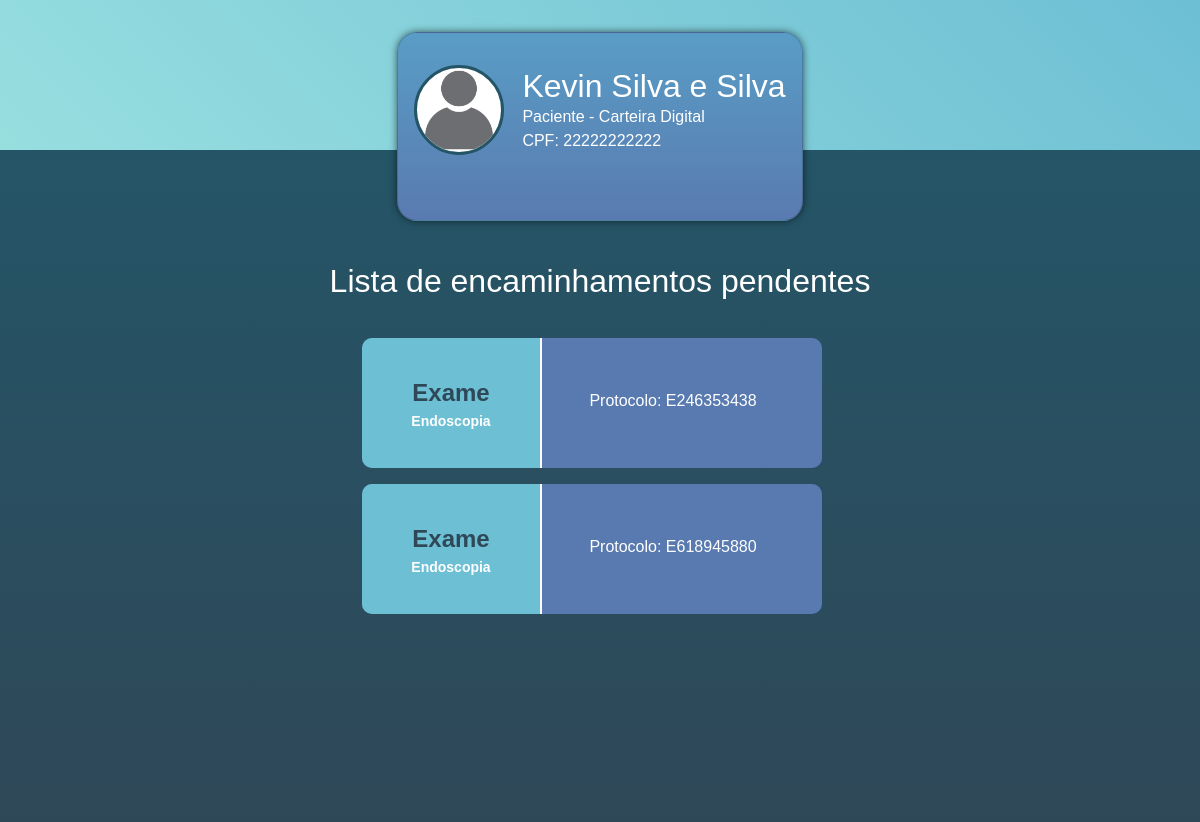
Before: /encaminhamentos (signed in) with the older database file.
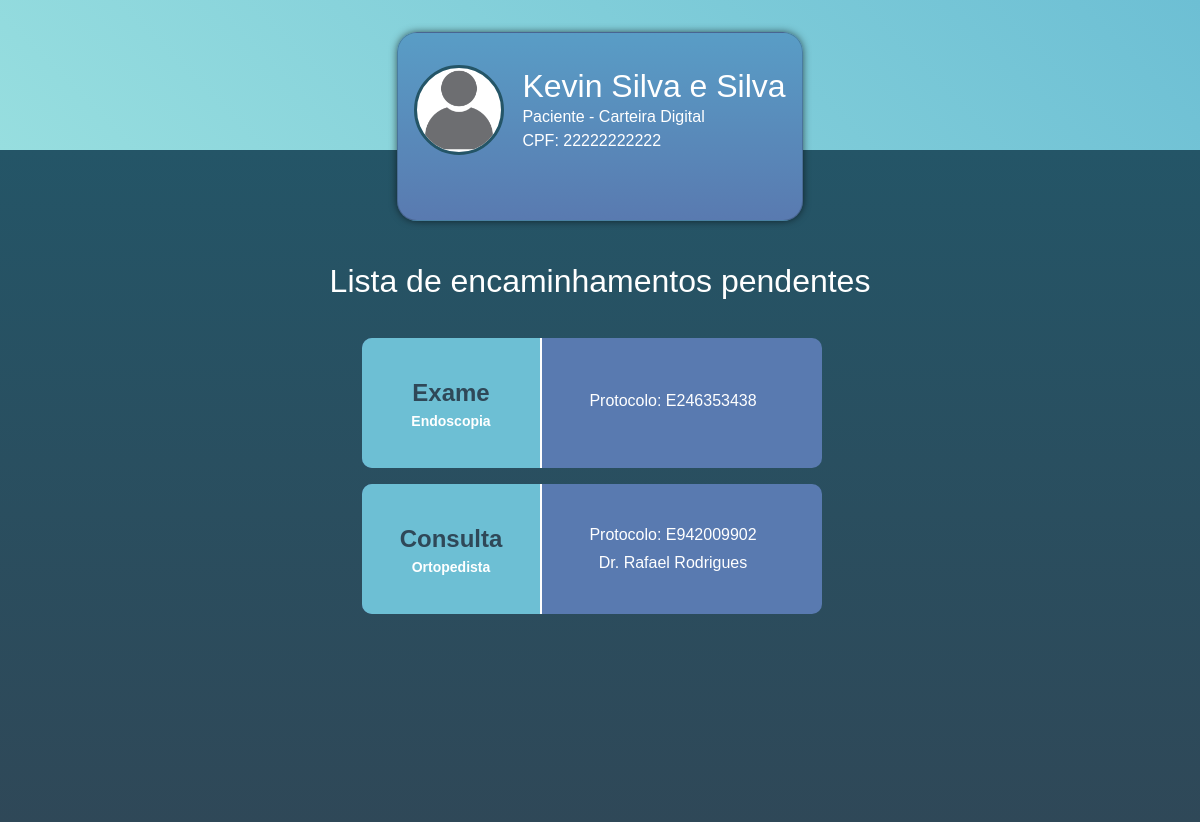
After: the same page with the newer database file.
### main/models.py (models this page shows, shortened)
class DimPaciente(db.Model, UserMixin):
    _tablename_ = 'dim_paciente'
    id_paciente = db.Column(db.Integer, primary_key=True)
    cpf = db.Column(db.String(11), unique=True, nullable=False)
    nome = db.Column(db.String(100), nullable=False)
    data_nascimento = db.Column(db.Date, nullable=True)
    telefone = db.Column(db.String(20), nullable=True)
    email = db.Column(db.String(100), nullable=True)
    senha = db.Column(db.String(255), nullable=True)
    access_key = db.Column(db.String(255), nullable=True)
    role = db.Column(db.String(10), default='paciente')

class DimEncaminhamento(db.Model):
    _tablename_ = 'dim_encaminhamento'
    id_encaminhamento = db.Column(db.Integer, primary_key=True)
    fk_id_tipo_encaminhamento = db.Column(db.String, db.ForeignKey('dim_tipo_encaminhamento.id_tipo_encaminhamento'), nullable=False)
    fk_id_paciente = db.Column(db.Integer, db.ForeignKey('dim_paciente.id_paciente'), nullable=False)
    fk_id_medico = db.Column(db.Integer, db.ForeignKey('dim_medico.id_medico'), nullable=True)
    fk_id_exame = db.Column(db.Integer, db.ForeignKey('dim_tipo_exame.id_exame'), nullable=True)
    protocolo_encaminhamento = db.Column(db.String, nullable=True)
    protocolo_agendamento = db.Column(db.String, nullable=True)
    paciente = db.relationship('DimPaciente', backref=db.backref('encaminhamentos', lazy=True))
    medico = db.relationship('DimMedico', backref=db.backref('encaminhamentos', lazy=True))
    exame = db.relationship('DimTipoExame', backref=db.backref('encaminhamentos', lazy=True))
    tipo = db.relationship('DimTipoEncaminhamento', backref=db.backref('tipo', lazy=True))

class DimTipoEncaminhamento(db.Model):
    _tablename_ = 'dim_tipo_encaminhamento'
    id_tipo_encaminhamento = db.Column(db.Integer, primary_key=True)
    tipo_encaminhamento = db.Column(db.String(100), nullable=False)

class DimTipoExame(db.Model):
    _tablename_ = 'dim_tipo_exame'
    id_exame = db.Column(db.Integer, primary_key=True)
    tipo_exame = db.Column(db.String(100), nullable=False)

class DimMedico(db.Model):
    _tablename_ = 'dim_medico'
    id_medico = db.Column(db.Integer, primary_key=True)
    cpf = db.Column(db.String(11), unique=True, nullable=False)
    pronome_tratamento = db.Column(db.String(10), nullable=False)
    nome = db.Column(db.String(100), nullable=False)
    crm = db.Column(db.String(20), unique=True, nullable=False)
    data_nascimento = db.Column(db.Date, nullable=True)
    telefone = db.Column(db.String(20), nullable=True)
    email = db.Column(db.String(100), nullable=True)
    senha = db.Column(db.String(255), nullable=True)
    access_key = db.Column(db.String(255), nullable=True)
    especialidade = db.Column(db.String(100), nullable=False)
    role = db.Column(db.String(10), default='medico')

### main/routes.py (the view)
@app.route('/encaminhamentos', methods=['GET', 'POST'])
def listar_encaminhamentos_pendentes():
    id_paciente = current_user.id_paciente
    paciente = DimPaciente.query.get(id_paciente)
    encaminhamentos = (DimEncaminhamento.query
                       .filter(DimEncaminhamento.fk_id_paciente == id_paciente)
                       .filter(DimEncaminhamento.protocolo_agendamento == None)
                       .all()
                       )
    titulo = "Lista de encaminhamentos pendentes"
    return render_template("listar_encaminhamentos.html",
                           paciente=paciente,
                           encaminhamentos=encaminhamentos,
                           titulo=titulo
                           )

### main/models.py (called while the page is built)
@login_manager.user_loader
def load_user(id_usuario):
    return DimPaciente.query.get(int(id_usuario))

### main/templates/listar_encaminhamentos.html (shortened to what this page needs)
<!DOCTYPE html>
<html lang="en">
<head>
    {% include 'includes/bootstrap.html' %}
    <link rel="stylesheet" href="{{ url_for('static', filename='style.css') }}">
    <link rel="stylesheet" href="https://cdn.jsdelivr.net/npm/bootstrap-icons@1.11.3/font/bootstrap-icons.min.css">
</head>
<body>
    <header>
        <div class="card">
            <div class="infos">
                <div class="user_img">
                    <img src="{{ url_for('static', filename='images/default.png') }}" alt="">
                </div>
                <div class="user_info">
                    <a href="/menu_paciente">
                        <h2 class="mb-0">{{paciente.nome}}</h2>
                        <p class="mb-0">{{paciente.role}} - Carteira Digital</p>
                        <p class="mb-0">CPF: {{paciente.cpf}}</p>
                    </a>
                </div>
            </div>
        </div>
    </header>
    <section class="services_area">
        <h2 class="mb-4" id="title_service">
            {{ titulo }}
        </h2>
        <div class="list_users">
            {% for encaminhamento in encaminhamentos %}
                <a href="" class="user_info_list" data-bs-toggle="modal" data-bs-target="#confirmation{{encaminhamento.id_encaminhamento}}">
                    <div class="date-consult">
                        <span id="date_list">{{ encaminhamento.tipo.tipo_encaminhamento }}</span>
                        {% if encaminhamento.fk_id_medico %}
                            <span id="day_list">{{encaminhamento.medico.especialidade}}</span>
                        {% endif %}
                        {% if encaminhamento.fk_id_exame %}
                            <span id="day_list">{{encaminhamento.exame.tipo_exame}}</span>
                        {% endif %}
                    </div>
                    <div class="user_more_info">
                        <span>Protocolo: {{encaminhamento.protocolo_encaminhamento}}</span>
                        <span>{{encaminhamento.medico.pronome_tratamento}} {{encaminhamento.medico.nome}}</span>
                    </div>
                </a>
            {% endfor%}
        </div>
    </section>
</body>
</html>

### main/templates/includes/bootstrap.html (shortened to what this page needs)
<link rel="stylesheet" href="https://cdn.jsdelivr.net/npm/bootstrap@5.3.2/dist/css/bootstrap.min.css"
>

### main/static/style.css (style rules this page uses)
* { margin: 0; padding: 0; box-sizing: border-box; font-family: sans-serif; }
body { height: 100vh; background-color: #245567; }
header { position: static; height: 150px; background: linear-gradient(45deg, #97dedf, #6dbfd4); display: flex; justify-content: center; box-shadow: 2px 0px 8px -1px rgba(0,0,0,1); }
.card { height: 23%; margin-top: 2rem; position: absolute; border-radius: 20px; background: linear-gradient(#599dc6, #597ab0); min-width: 30%; display: flex; flex-direction: column; color: #fff; box-shadow: 0px 0px 8px -1px rgba(0,0,0,0.75); }
.infos { display: flex; justify-content: center; gap: 18px; align-items: center; margin-top: 1rem; padding: 1rem; }
.user_img img { position: relative; width: 90px; height: 90px; background-color: #fff; border-radius: 50%; border: 3px solid #245567; object-fit: cover; }
.services_area { display: flex; flex-direction: column; align-items: center; width: 100%; height: 84vh; background: linear-gradient(#245567, #2f4858); overflow: hidden; }
#title_service { color: #fff; margin-top: 7rem; }
.list_users { padding: 2px; margin-top: 12px; margin-bottom: 12px; max-height: 600px; width: 480px; display: flex; justify-content: end; align-items: center; flex-wrap: wrap; overflow-y: auto; }
.user_info a { text-decoration: none; color: #fff; }
.user_info_list { text-decoration: none; display: flex; align-items: center; width: 460px; background-color: #597ab0; border-radius: 10px; cursor: pointer; transition: all .1s; margin-bottom: 1rem; margin-right: 1rem; }
.date-consult { display: flex; flex-direction: column; min-width: 180px; height: 130px; align-items: center; justify-content: center; margin-right: 1rem; border-right: 2px solid #fff; padding: 1rem; font-size: 18pt; background-color: #6dbfd4; border-radius: 10px 0px 0px 10px; }
#date_list { font-size: 18pt; font-weight: bold; color: #2f4858; }
#day_list { font-size: 14px; font-weight: 600; color: #fff; }
.user_more_info { display: flex; flex-direction: column; min-width: 230px; gap: 4px; padding: 1rem; align-items: center; justify-content: space-between; color: #fff; }

Changed rows visible on the page:
no longer on this page (row edited): DimEncaminhamento: tipo.tipo_encaminhamento "Exame", exame.tipo_exame "Endoscopia", protocolo_encaminhamento "E618945880"
added DimEncaminhamento: tipo.tipo_encaminhamento "Consulta", medico.especialidade "Ortopedista", protocolo_encaminhamento "E942009902", medico.pronome_tratamento "Dr.", medico.nome "Rafael Rodrigues"
